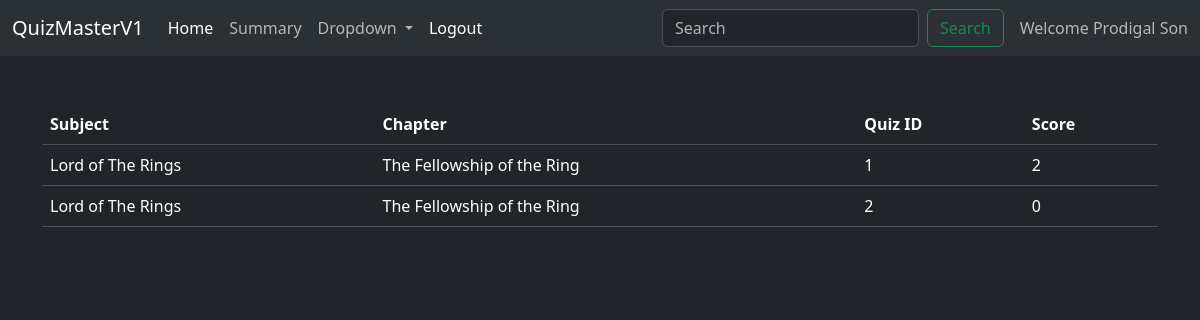
/allquizres (signed in), run on an earlier commit of the app's database.
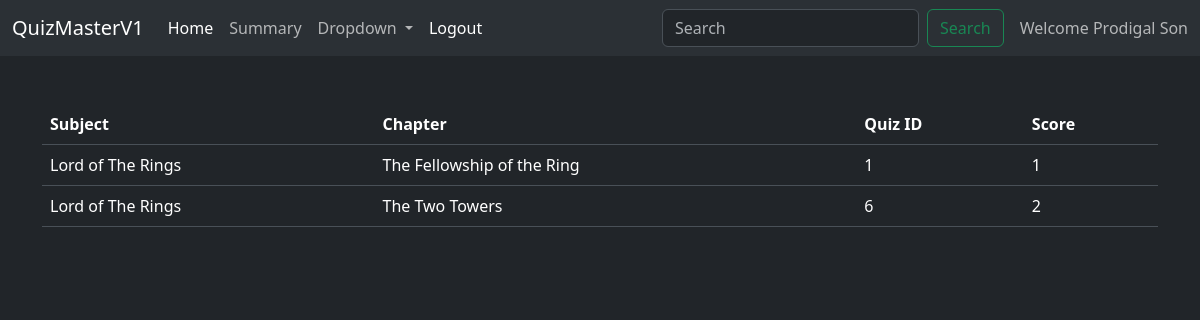
And on a later commit of the database.
### models/models.py (models this page shows)
class Scores(db.Model):
    id=db.Column(db.Integer, primary_key=True)
    q_id=db.Column(db.Integer,db.ForeignKey('quiz.id', ondelete="CASCADE"))
    u_id=db.Column(db.Integer,db.ForeignKey('users.id', ondelete="CASCADE"))
    score=db.Column(db.Integer,nullable=False)

class Chapter(db.Model):
    id=db.Column(db.Integer, primary_key=True)
    name=db.Column(db.String,nullable=False)
    s_id=db.Column(db.Integer,db.ForeignKey('subject.id', ondelete="CASCADE"))

class Quiz(db.Model):
    id=db.Column(db.Integer, primary_key=True)
    date=db.Column(db.Date, nullable=False)
    time_duration=db.Column(db.Integer,nullable=False)
    remarks=db.Column(db.Text)
    c_id=db.Column(db.Integer,db.ForeignKey('chapter.id',ondelete="CASCADE"))
    quest = db.relationship("Questions", backref="quiz", lazy=True)

class Subject(db.Model):
    id=db.Column(db.Integer, primary_key=True)
    name=db.Column(db.String,unique=True,nullable=False)
    description=db.Column(db.Text,nullable=True)
    chapters = db.relationship("Chapter", backref="subject", lazy=True)

### controllers/controllers.py (the view)
@app.route("/allquizres")
def allqres():
    id=session.get('id')
    results=db.session.query(Subject.name, Chapter.name, Quiz.id, Scores.score).join(Chapter, Subject.id==Chapter.s_id).join(Quiz, Quiz.c_id==Chapter.id).join(Scores,Scores.q_id==Quiz.id).filter(Scores.u_id==id).all()
    chart=db.session.query(Chapter.name,Quiz.id,Scores.score).join(Quiz,Chapter.id==Quiz.c_id).join(Scores,Quiz.id==Scores.q_id).filter(Scores.u_id==id).all()
    labels=[]
    scores=[]
    for i in chart:
        labels.append(i[0])
        scores.append(i[2])
    return render_template("quizresults.html",qres=results,labels=labels,scores=scores)

### templates/quizresults.html (shortened to what this page needs)
{% extends 'base.html' %}
{% block content %}
<br><br>
<div class="container">
    {%if qres%}
    <table class="table">
        <thead>
          <tr>
            <th scope="col">Subject</th>
            <th scope="col">Chapter</th>
            <th scope="col">Quiz ID</th>
            <th scope="col">Score</th>
          </tr>
        </thead>
        <tbody>
        {% for subject, chapter, quiz_id, score in qres %}
          <tr>
            <td>{{ subject }}</td>
            <td>{{ chapter }}</td>
            <td>{{ quiz_id }}</td>
            <td>{{ score }}</td>
        </tr>
        {%endfor%}
        </tbody>
      </table>
      {%endif%}
</div>
{% endblock %}

What changed in the data, as far as the page shows it:
changed Scores "The Fellowship of the Ring": score "2" → "1"
changed Scores: name "The Fellowship of the Ring" → "The Two Towers"; quiz_id "2" → "6"; score "0" → "2"
